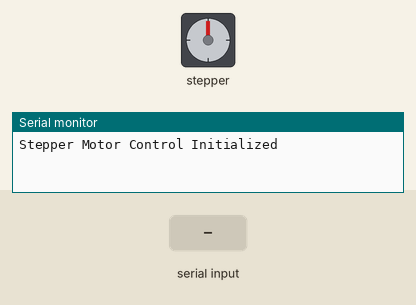
Simulated run of this sketch. Board: Arduino Uno, built with avr-gcc and run on an emulated ATmega328P. Parts: stepper motor, the last lines printed to the serial monitor. The inputs (shaded band) are chosen by the test bench. Stepper angles assume 200 steps per turn.

Above: at 1.2 s.
1.3 s: "o" received over Serial
At 1.45 s:
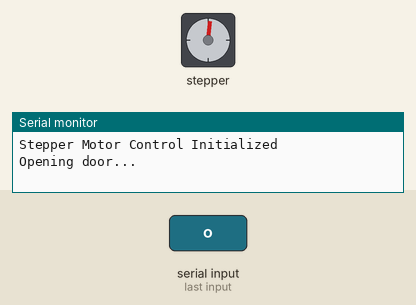
At 2.05 s:
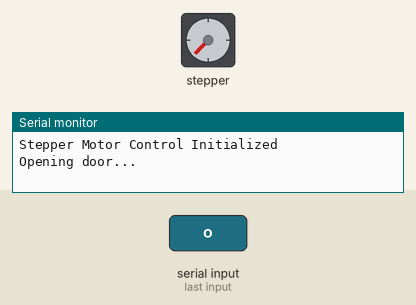
3.7 s: "c" received over Serial
At 3.85 s:
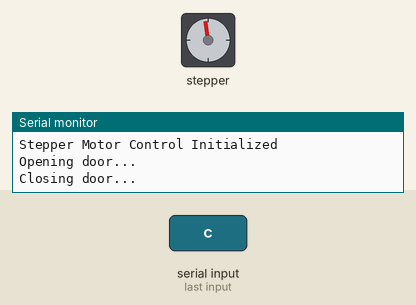
Timing chart, 0 to 6.7 s (numbered marks = the images above; inputs shaded):
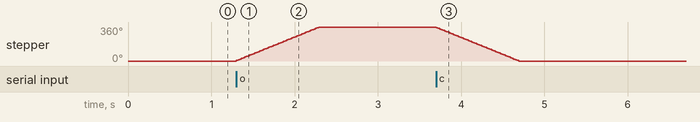

Measured:
- after the input at 1.3 s, stepper: turns 360° clockwise in 0.99 s, starting at once
- after the input at 3.7 s, stepper: turns 360° counter-clockwise in 0.99 s, starting at once

The sketch:

control_door.ino
```cpp
#include <Stepper.h>

// Define number of steps per revolution
const int stepsPerRevolution = 200;  // Change this based on your motor's specifications

// Initialize stepper library on pins 8 through 11
Stepper myStepper(stepsPerRevolution, 3, 4, 12, 13);

void setup() {
  // Set speed of the motor
  myStepper.setSpeed(60);  // Adjust as necessary

  // Initialize serial communication
  Serial.begin(9600);
  Serial.println("Stepper Motor Control Initialized");
}

void loop() {
  // Check for serial input
  if (Serial.available()) {
    char command = Serial.read();
    if (command == 'o') {
      openDoor();
    } else if (command == 'c') {
      closeDoor();
    }
  }
}

// Function to open the door
void openDoor() {
  Serial.println("Opening door...");
  myStepper.step(stepsPerRevolution);  // Adjust number of steps based on your setup
}

// Function to close the door
void closeDoor() {
  Serial.println("Closing door...");
  myStepper.step(-stepsPerRevolution);  // Adjust number of steps based on your setup
}
```
